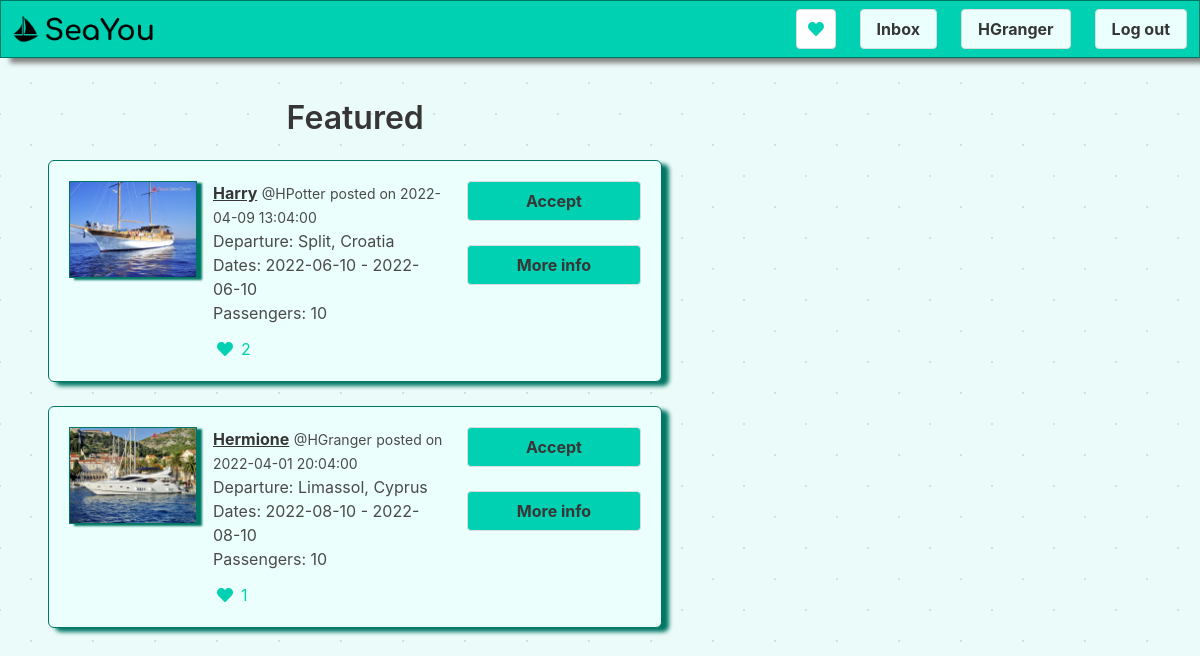
Screenshot of /featured (signed in) with the database file from the repository.
### tables this page shows
CREATE TABLE "Users" (
	"UserId"	INTEGER NOT NULL UNIQUE,
	"Username"	TEXT NOT NULL UNIQUE,
	"FirstName"	TEXT NOT NULL,
	"LastName"	TEXT NOT NULL,
	"Email"	TEXT NOT NULL UNIQUE,
	"PasswordHash"	TEXT NOT NULL,
	"DoB"	TEXT NOT NULL,
	"ProfilePicture"	BLOB,
	"Bio"	TEXT,
	PRIMARY KEY("UserId" AUTOINCREMENT)
);

CREATE TABLE "Offers" (
	"OfferId"	INTEGER NOT NULL UNIQUE,
	"OfferDateTime"	TEXT NOT NULL,
	"UserId"	INTEGER NOT NULL,
	"PortDeparture"	TEXT NOT NULL,
	"PortArrival"	TEXT NOT NULL,
	"DateDeparture"	TEXT NOT NULL,
	"Days"	INTEGER NOT NULL,
	"Pax"	INTEGER NOT NULL,
	"Price"	INTEGER NOT NULL,
	"Picture"	TEXT,
	PRIMARY KEY("OfferId" AUTOINCREMENT)
);

### app.py (the view)
@app.route("/featured")
@login_required
def featured():
    title = 'SeaYou - Featured Offers'
    offers = database.get_offers()
    user = current_user
    return render_template('featured.html', title=title, offers=offers, user=user)

### app.py (called while the page is built)
@login_manager.user_loader
def load_user(user_id):
    return User.get(user_id)

    @classmethod
    def get(cls, username):
        return User(username)

### database.py (called while the page is built)
def query(query_text, *param):
    conn = sqlite3.connect('seayou.db')
    cur = conn.cursor()
    cur.execute(query_text, param)
    column_names = []
    for column in cur.description:
        column_names.append(column[0])
    rows = cur.fetchall()
    dicts = []
    for row in rows:
        d = dict(zip(column_names, row))
        dicts.append(d)
    conn.close()
    return dicts

def get_offers():
    return query('''SELECT
                Offers.OfferDateTime,
                Offers.PortDeparture,
                Offers.DateDeparture,
                Offers.Days,
                Offers.Pax,
                Offers.Price,
                Offers.Picture,
                Users.Username,
                Users.FirstName,
                Users.LastName,
                L.LikeCount
                from Offers
                INNER JOIN Users
                on offers.UserId = Users.UserId
                LEFT JOIN
                (SELECT OfferId, count(userid) as LikeCount FROM likes GROUP by OfferId) L
                on offers.OfferId = L.OfferId''')

### templates/featured.html
{% extends 'main.html' %}
{% block navbar %}
<div class="navbar-item">
    <div class="buttons">
        <a class="button" href="{{ url_for('featured') }}">
            <span class="icon">
            <i class="fas fa-heart has-text-primary"></i>
            </span>
        </a>
    </div>
</div>
<div class="navbar-item">
    <div class="buttons">
        <a class="button has-background-primary-light" href="{{ url_for('feed') }}">
        <strong>Inbox</strong>
        </a>
    </div>
</div>
<div class="navbar-item">
    <div class="buttons">
      <a class="button has-background-primary-light" style="min-width: 100px; font-weight: bold" href="index.html">
        <strong>{{ user.username }}</strong>
      </a>
    </div>
</div>
<div class="navbar-item">
    <div class="buttons">
        <a class="button has-background-primary-light" href="{{ url_for('logout') }}">
        <strong>Log out</strong>
        </a>
    </div>
</div>
{% endblock %}
{% block featured %}
      <div class="columns">
          <div class="column is-three-fifths">
              <section class="section">
              <h1 class="title" style="text-align: center;">Featured</h1>
                  {% for offer in offers %}
                  {% if ((0 if offer['LikeCount'] is none else offer['LikeCount']) | int) > 0 %}
                      <div class="box offer has-background-primary-light">
                          <div class="columns">
                              <div class="column is-two-thirds">
                                  <article class="media">
                                      <div class="media-left">
                                          <figure class="image is-128x128">
                                          <img class="offer_img" src="{{ url_for('static', filename='OffersPics/'+offer['Picture']) }}" alt="Image">
                                          </figure>
                                      </div>
                                      <div class="media-content">
                                          <div class="content">
                                            <p>
                                              <strong><u>{{ offer['FirstName'] }}</u></strong> <small>@{{ offer['Username'] }}</small> <small>posted on {{ offer['OfferDateTime'] }}</small>
                                              <br>
                                              Departure: {{ offer['PortDeparture'] }}
                                              <br>
                                              Dates: {{ offer['DateDeparture'] }} - {{ offer['DateDeparture'] }}
                                              <br>
                                              Passengers: {{ offer['Pax'] }}
                                            </p>
                                          </div>
                                          <nav class="level is-mobile">
                                          <div class="level-left">
                                              <a class="level-item" aria-label="like">
                                                  <span class="icon-text">
                                                      {% if ((0 if offer['LikeCount'] is none else offer['LikeCount']) | int) > 0 %}
                                                      <span class="icon">
                                                          <i class="fas fa-heart has-text-primary"></i>
                                                      </span>
                                                      <span class="has-text-primary">{{ ((0 if offer['LikeCount'] is none else offer['LikeCount']) | int) }}</span>
                                                      {% else %}
                                                      <span class="icon">
                                                          <i class="fas fa-heart has-text-grey-light"></i>
                                                      </span>
                                                      {% endif %}
                                                  </span>
                                              </a>
                                          </div>
                                          </nav>
                                      </div>
                                  </article>
                              </div>
                              <div class="column">
                                  <div class="buttons">
                                      <a class="button has-background-primary is-fullwidth" href="index.html">
                                      <strong>Accept</strong>
                                      </a>
                                  </div>
                                  <div class="buttons">
                                      <a class="button has-background-primary is-fullwidth" href="index.html">
                                      <strong>More info</strong>
                                      </a>
                                  </div>
                              </div>
                          </div>
                      </div>
                  {% endif %}
                  {% endfor %}
              </section>
          </div>
      </div>
{% endblock %}

### static/style.css (style rules this page uses)
.offer { border: solid 1px #007664; box-shadow: 7px 4px 4px #007664; }
.offer_img { border: #007664 solid 1px; box-shadow: 5px 2px 2px #007664; }

### rows the page displays
Users: username "HGranger"
Offers: shows a picture, FirstName "Harry", Username "HPotter", OfferDateTime "2022-04-09 13:04:00", PortDeparture "Split, Croatia", DateDeparture "2022-06-10", Pax "10", LikeCount "2"
Offers: shows a picture, FirstName "Hermione", Username "HGranger", OfferDateTime "2022-04-01 20:04:00", PortDeparture "Limassol, Cyprus", DateDeparture "2022-08-10", Pax "10", LikeCount "1"
